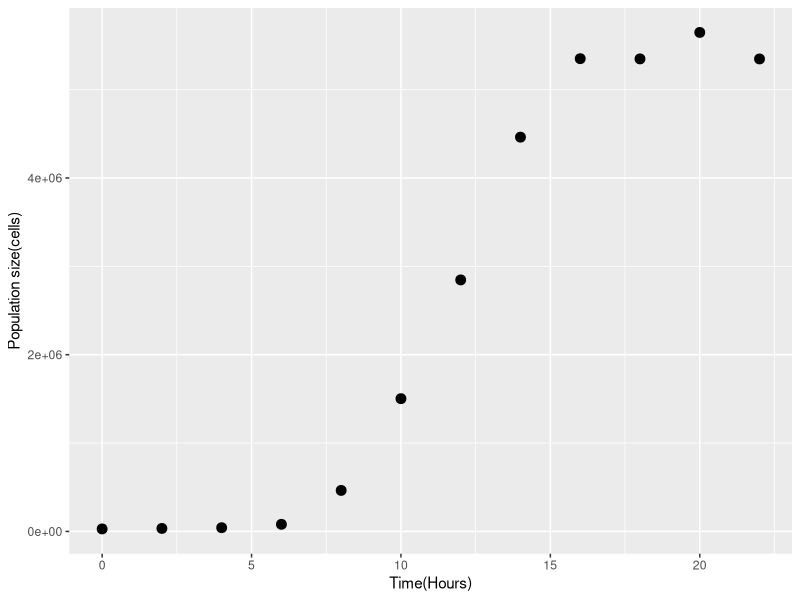
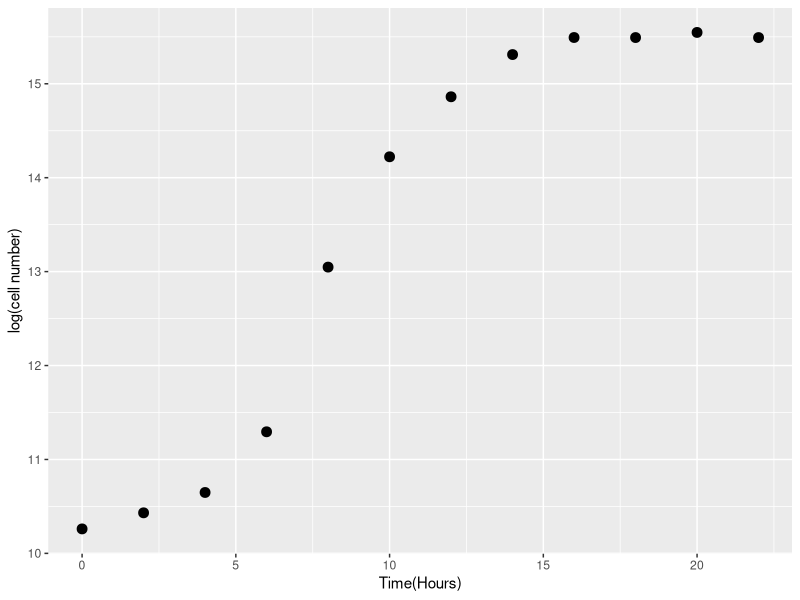
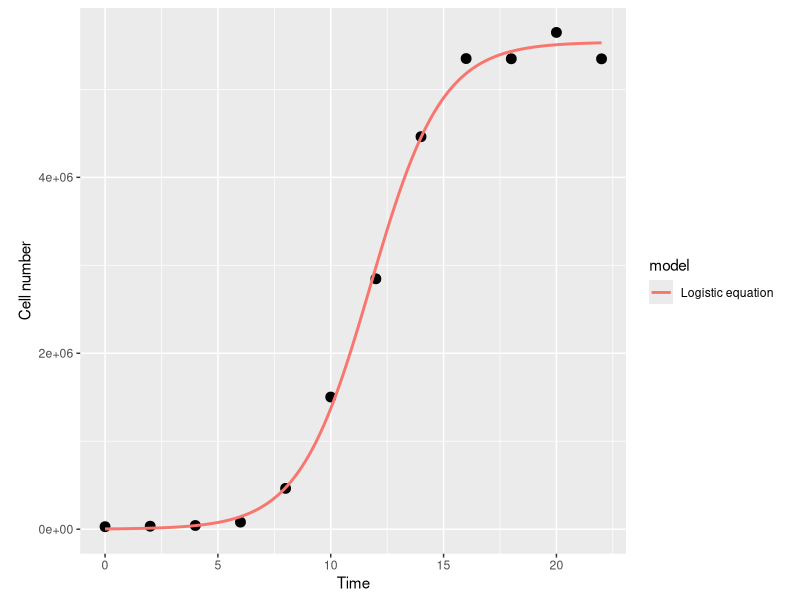
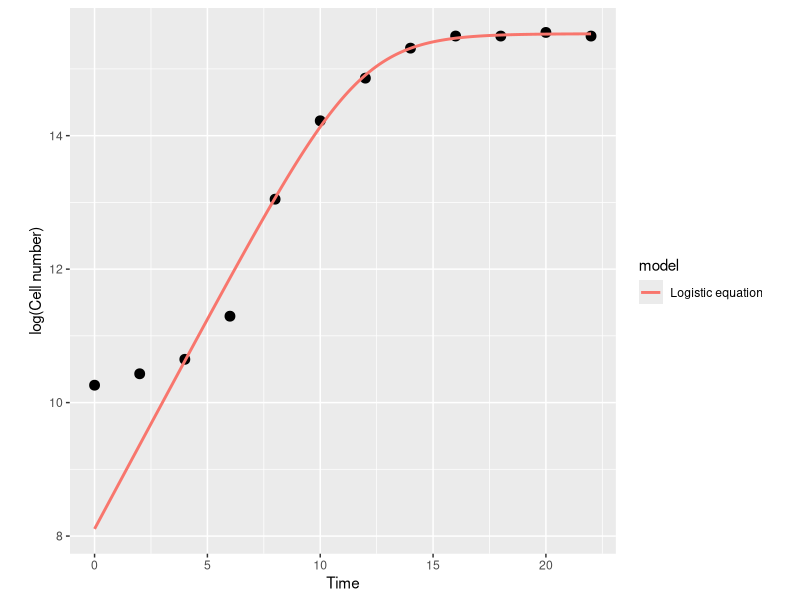
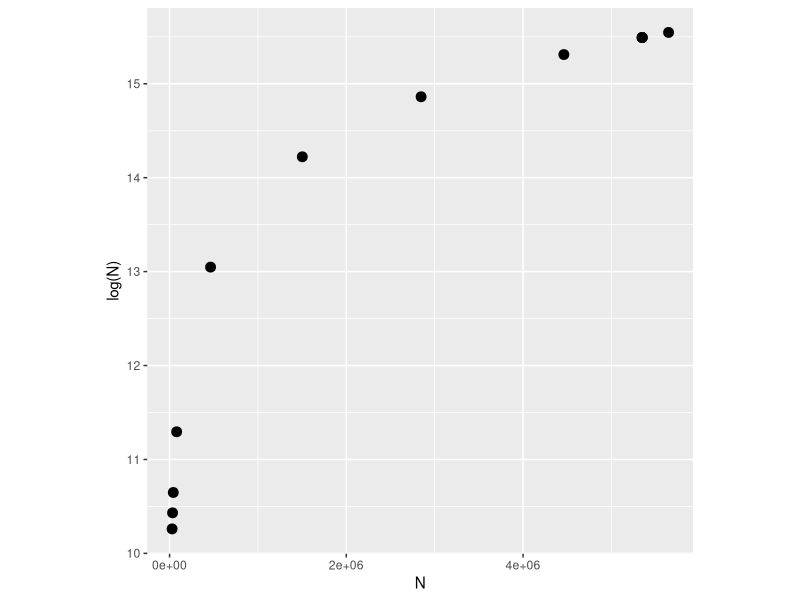
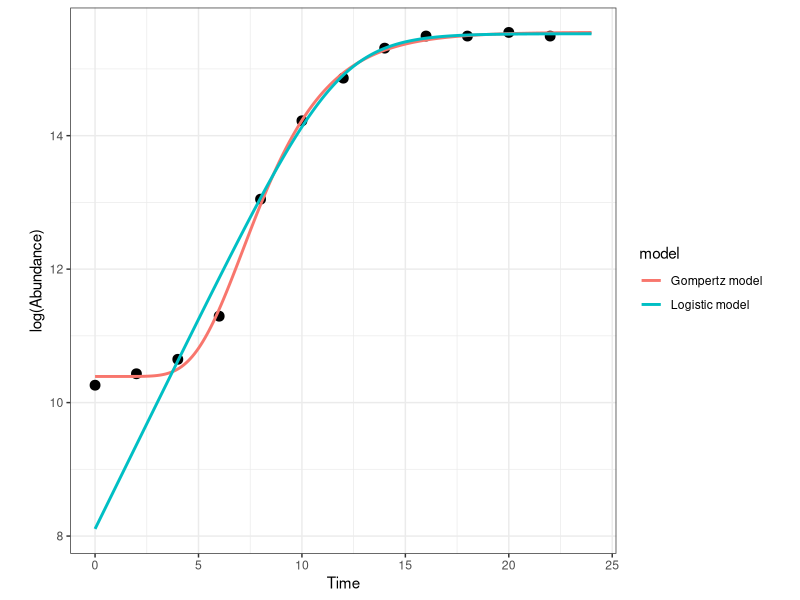

Write R code to recreate these figures, in order.
library(ggplot2)
library(minpack.lm)

t = seq(0,22,2)
N = c(32500, 33000, 38000, 105000, 445000, 1430000, 3020000, 4720000, 5670000, 5870000, 5930000, 5940000)
set.seed(1234)
data = data.frame(t,N*(1+rnorm(length(t),sd = 0.1)))
names(data) = c("Time", "N")
head(data)

ggplot(data, aes(x= Time, y = N))+ geom_point(size = 3)+ labs(x = "Time(Hours)", y = "Population size(cells)")

data$LogN = log(data$N)
ggplot(data,aes(x=t,y=LogN))+geom_point(size=3)+labs(x = "Time(Hours)", y = "log(cell number)")

#use time periods to calculate the growth rate
(data[data$Time == 10,]$LogN -data[data$Time == 6,]$LogN)/(10-6)
#maximum observed gradient, /2 to get successive time points
diff(data$LogN)
max(diff(data$LogN))/2


#####USING OLS###########
lm_growth = lm(LogN ~Time, data = data[data$Time>2&data$Time<12,])
summary(lm_growth)


#####USING NLLS##########
logistic_model  =function(t,r_max,N_max, N_0){
  return(N_0 * N_max *exp(r_max *t)/(N_max+N_0*(exp(r_max *t)-1)))
}
N_0_start = min(data$N)
N_max_start = max(data$N)
r_max_start = 0.62 #from OLS fitting
fit_logistic = nlsLM(N~logistic_model(t=Time,r_max, N_max, N_0),data,
                     list(r_max = r_max_start, N_0 = N_0_start, N_max = N_max_start))
summary(fit_logistic)

timepoints = seq(0, 22, 0.1)
logistic_points = logistic_model(t = timepoints, 
                                 r_max = coef(fit_logistic)["r_max"],
                                 N_max = coef(fit_logistic)["N_max"],
                                 N_0 = coef(fit_logistic)["N_0"])
df1 = data.frame(timepoints, logistic_points)
df1$model = "Logistic equation"
names(df1) = c("Time", "N", "model")

ggplot(data, aes(x= Time, y = N))+ 
  geom_point(size = 3)+
  geom_line(data = df1, aes(x = Time, y = N, col = model), size =1)+
  theme(aspect.ratio =1)+
  labs(x = "Time", y = "Cell number")

ggplot(data, aes(x = Time, y = LogN))+ 
  geom_point(size = 3)+ 
  geom_line(data = df1, aes(x = Time, y = log(N),col = model),size=1)+
  theme(aspect.ratio = 1)+
  labs(x="Time", y = "log(Cell number)")

ggplot(data, aes(x=N, y= LogN)) +
  geom_point(size = 3)+
  theme(aspect.ratio = 1)+
  labs(x="N", y = "log(N)")

gompertz_model = function(t,r_max, N_max, N_0, t_lag){
  return(N_0 + (N_max - N_0)* exp(-exp(r_max*exp(1)* (t_lag -t)/((N_max-N_0)*log(10))+1)))
}
N_0_start = min(data$LogN)
N_max_start = max(data$LogN)
r_max_start = 0.62
t_lag_start = data$Time[which.max(diff(diff(data$LogN)))]

diff(data$LogN)
diff(diff(data$LogN))
which.max(diff(diff(data$LogN)))
data$Time[which.max(diff(diff(data$LogN)))]
fit_gompertz = nlsLM(LogN~gompertz_model(t=Time, r_max, N_max, N_0, t_lag), data,
                     list(t_lag = t_lag_start, r_max=r_max_start, N_0 = N_0_start, N_max = N_max_start))
summary(fit_gompertz)


timepoints = seq(0,24,0.1)
logistic_points = log(logistic_model(t = timepoints, r_max = coef(fit_logistic)["r_max"],
                                     N_max = coef(fit_logistic)["N_max"],
                                     N_0 = coef(fit_logistic)["N_0"]))
gompertz_points = gompertz_model(t = timepoints, r_max = coef(fit_gompertz)["r_max"],
                                     N_max = coef(fit_gompertz)["N_max"],
                                     N_0 = coef(fit_gompertz)["N_0"],
                                     t_lag = coef(fit_gompertz)["t_lag"])
df1 = data.frame(timepoints, logistic_points)
df1$model = "Logistic model"
names(df1) = c("Time", "LogN", "model")

df2 = data.frame(timepoints, gompertz_points)
df2$model = "Gompertz model"
names(df2) = c("Time", "LogN", "model")

model_frame = rbind(df1, df2)
ggplot(data,aes(x=Time, y=LogN))+
  geom_point(size=3)+
  geom_line(data = model_frame,aes(x=Time, y=LogN,col= model),size=1)+
              theme_bw()+
              theme(aspect.ratio = 1)+
              labs(x="Time",y="log(Abundance)")
